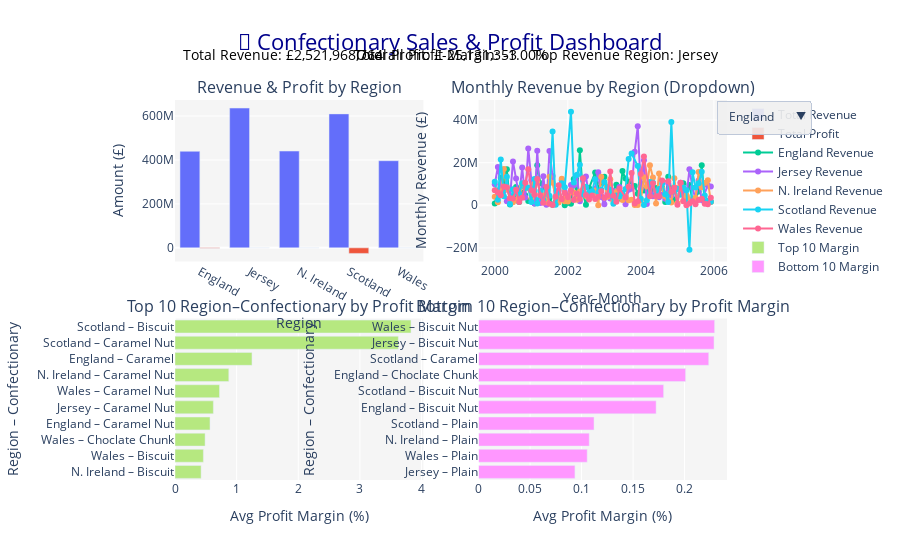

Here is the notebook cell this chart was saved with:
### Markdown cell above
#  INTERACTIVE DASHBOARD WITH CLEAR NARRATIVE

### Code cell
# INTERACTIVE DASHBOARD WITH EXTRA FEATURES

# KPIs (summary metrics) 
total_revenue = df["Revenue"].sum()
total_profit = df["Profit"].sum()
overall_margin = (total_profit / total_revenue) * 100

best_region_rev = regional_summary.loc[
    regional_summary["Total_Revenue"].idxmax(), "Region"
]
best_region_profit = regional_summary.loc[
    regional_summary["Total_Profit"].idxmax(), "Region"
]

regions = regional_summary["Region"].tolist()

from plotly.subplots import make_subplots
import plotly.graph_objects as go

fig = make_subplots(
    rows=2,
    cols=2,
    subplot_titles=(
        "Revenue & Profit by Region",
        "Monthly Revenue by Region (Dropdown)",
        "Top 10 Region–Confectionary by Profit Margin",
        "Bottom 10 Region–Confectionary by Profit Margin"
    ),
    vertical_spacing=0.15,
    horizontal_spacing=0.1
)


# PANEL 1 :REVENUE & PROFIT BY REGION

fig.add_trace(
    go.Bar(
        x=regional_summary["Region"],
        y=regional_summary["Total_Revenue"],
        name="Total Revenue",
        hovertemplate="<b>%{x}</b><br>Revenue: £%{y:,.0f}<extra></extra>"
    ),
    row=1, col=1
)

fig.add_trace(
    go.Bar(
        x=regional_summary["Region"],
        y=regional_summary["Total_Profit"],
        name="Total Profit",
        hovertemplate="<b>%{x}</b><br>Profit: £%{y:,.0f}<extra></extra>"
    ),
    row=1, col=1
)


# PANEL 2: MONTHLY REVENUE BY REGION (WITH DROPDOWN)


for region in regions:
    data_region = monthly_region[monthly_region["Region"] == region]
    fig.add_trace(
        go.Scatter(
            x=data_region["YearMonth"],
            y=data_region["Monthly_Revenue"],
            mode="lines+markers",
            name=f"{region} Revenue",
            hovertemplate="<b>%{x|%Y-%m}</b><br>Revenue: £%{y:,.0f}<extra></extra>"
        ),
        row=1, col=2
    )

n_bar_traces   = 2
n_line_traces  = len(regions)
n_other_traces = 2          # panels 3 & 4
total_traces   = n_bar_traces + n_line_traces + n_other_traces

buttons = []
for i, region in enumerate(regions):
    visible = [True] * n_bar_traces          # always show panel 1 bars
    # Panel 2: only the selected region’s line visible
    for j in range(n_line_traces):
        visible.append(j == i)
    # Panels 3 & 4: always visible
    visible.extend([True] * n_other_traces)

    buttons.append(
        dict(
            label=region,
            method="update",
            args=[
                {"visible": visible},
                {"title": f"🍬 Confectionary Dashboard – Focus on {region}"}
            ]
        )
    )


# PANEL 3: TOP 10 MARGIN COMBINATIONS

fig.add_trace(
    go.Bar(
        x=top10_margin["Avg_Profit_Margin"],
        y=top10_margin["Label"],
        orientation="h",
        name="Top 10 Margin",
        hovertemplate="<b>%{y}</b><br>Avg Margin: %{x:.2f}%<extra></extra>"
    ),
    row=2, col=1
)


# PANEL 4: BOTTOM 10 MARGIN COMBINATIONS

fig.add_trace(
    go.Bar(
        x=bottom10_margin["Avg_Profit_Margin"],
        y=bottom10_margin["Label"],
        orientation="h",
        name="Bottom 10 Margin",
        hovertemplate="<b>%{y}</b><br>Avg Margin: %{x:.2f}%<extra></extra>"
    ),
    row=2, col=2
)


# LAYOUT: DROPDOWN, TITLES, AXES

fig.update_layout(
    updatemenus=[
        dict(
            active=0,
            buttons=buttons,
            x=1.15,
            y=1.0,
            xanchor="right",
            yanchor="top",
            showactive=True,
            bgcolor="rgba(240,240,240,0.9)"
        )
    ],
    title=dict(
        text="🍬 Confectionary Sales & Profit Dashboard",
        x=0.5,
        xanchor="center",
        font=dict(size=22, color="darkblue")
    ),
    barmode="group",
    height=800,
    showlegend=True,
    plot_bgcolor="rgba(245,245,245,1)",
    paper_bgcolor="white"
)

fig.update_xaxes(title_text="Region", row=1, col=1)
fig.update_yaxes(title_text="Amount (£)", row=1, col=1)

fig.update_xaxes(title_text="Year-Month", row=1, col=2)
fig.update_yaxes(title_text="Monthly Revenue (£)", row=1, col=2)

fig.update_xaxes(title_text="Avg Profit Margin (%)", row=2, col=1)
fig.update_yaxes(title_text="Region – Confectionary", row=2, col=1)

fig.update_xaxes(title_text="Avg Profit Margin (%)", row=2, col=2)
fig.update_yaxes(title_text="Region – Confectionary", row=2, col=2)


# KPI ANNOTATIONS (TOP OF THE DASHBOARD)

fig.add_annotation(
    text=f"Total Revenue: £{total_revenue:,.0f}",
    xref="paper", yref="paper",
    x=0.01, y=1.15,
    showarrow=False,
    font=dict(size=14, color="black")
)

fig.add_annotation(
    text=f"Total Profit: £{total_profit:,.0f}",
    xref="paper", yref="paper",
    x=0.32, y=1.15,
    showarrow=False,
    font=dict(size=14, color="black")
)

fig.add_annotation(
    text=f"Overall Profit Margin: {overall_margin:.2f}%",
    xref="paper", yref="paper",
    x=0.68, y=1.15,
    showarrow=False,
    font=dict(size=14, color="black")
)

fig.add_annotation(
    text=f"Top Revenue Region: {best_region_rev}",
    xref="paper", yref="paper",
    x=0.99, y=1.15,
    showarrow=False,
    font=dict(size=14, color="black")
)

fig.show()

### Figure 1 — Plotly figure (JSON) as saved in the notebook; plotly's stock layout.template omitted (floating-point values rounded to 4 significant figures)
{"data": [{"hovertemplate": "<b>%{x}</b><br>Revenue: £%{y:,.0f}<extra></extra>", "name": "Total Revenue", "type": "bar", "x": ["England", "Jersey", "N. Ireland", "Scotland", "Wales"], "xaxis": "x", "y": [439300000.0, 636097786, 440400000.0, 609636969, 396500000.0], "yaxis": "y"}, {"hovertemplate": "<b>%{x}</b><br>Profit: £%{y:,.0f}<extra></extra>", "name": "Total Profit", "type": "bar", "x": ["England", "Jersey", "N. Ireland", "Scotland", "Wales"], "xaxis": "x", "y": [-2202000.0, 913700.0, 746995, -25310000.0, 723100.0], "yaxis": "y"}, {"hovertemplate": "<b>%{x|%Y-%m}</b><br>Revenue: £%{y:,.0f}<extra></extra>", "mode": "lines+markers", "name": "England Revenue", "type": "scatter", "x": ["2000-01-01T00:00:00", "2000-03-01T00:00:00", "2000-04-01T00:00:00", "2000-05-01T00:00:00", "2000-06-01T00:00:00", "2000-07-01T00:00:00", "2000-08-01T00:00:00", "2000-09-01T00:00:00", "2000-10-01T00:00:00", "2000-11-01T00:00:00", "2000-12-01T00:00:00", "2001-01-01T00:00:00", "2001-02-01T00:00:00", "2001-03-01T00:00:00", "2001-04-01T00:00:00", "2001-06-01T00:00:00", "2001-07-01T00:00:00", "2001-08-01T00:00:00", "2001-09-01T00:00:00", "2001-10-01T00:00:00", "2001-12-01T00:00:00", "2002-01-01T00:00:00", "2002-02-01T00:00:00", "2002-03-01T00:00:00", "2002-04-01T00:00:00", "2002-05-01T00:00:00", "2002-06-01T00:00:00", "2002-07-01T00:00:00", "2002-08-01T00:00:00", "2002-10-01T00:00:00", "2002-11-01T00:00:00", "2002-12-01T00:00:00", "2003-01-01T00:00:00", "2003-03-01T00:00:00", "2003-05-01T00:00:00", "2003-06-01T00:00:00", "2003-07-01T00:00:00", "2003-08-01T00:00:00", "2003-09-01T00:00:00", "2003-11-01T00:00:00", "2003-12-01T00:00:00", "2004-01-01T00:00:00", "2004-02-01T00:00:00", "2004-03-01T00:00:00", "2004-04-01T00:00:00", "2004-05-01T00:00:00", "2004-06-01T00:00:00", "2004-07-01T00:00:00", "2004-08-01T00:00:00", "2004-09-01T00:00:00", "2004-10-01T00:00:00", "2004-12-01T00:00:00", "2005-02-01T00:00:00", "2005-03-01T00:00:00", "2005-04-01T00:00:00", "2005-05-01T00:00:00", "2005-06-01T00:00:00", "2005-07-01T00:00:00", "2005-08-01T00:00:00", "2005-09-01T00:00:00", "2005-10-01T00:00:00", "2005-11-01T00:00:00", "2005-12-01T00:00:00"], "xaxis": "x2", "y": [816000.0, 12959943, 11220000.0, 16876432, 426000.0, 3909280, 8556000.0, 1592000.0, 5884000.0, 4660000.0, 2018000.0, 2356323, 796322, 18813672, 10404721, 5960761, 3407662, 299900.0, 1651000.0, 4688000.0, 73728, 1244360, 764289, 12340000.0, 4480278, 25840000.0, 5514000.0, 300800.0, 8088336, 15380000.0, 8125000.0, 10639793, 13390000.0, 3870000.0, 9653000.0, 3147076, 16060000.0, 12571616, 11098896, 9114000.0, 5428994, 10067842, 6950000.0, 7462000.0, 5909761, 7438000.0, 8133904, 7749267, 8253000.0, 1596000.0, 13360000.0, 2621161, 5350000.0, 10400000.0, 4509000.0, 9519000.0, 2276978, 3198000.0, 6504000.0, 18833130, 1278000.0, 1777000.0, 1677000.0], "yaxis": "y2"}, {"hovertemplate": "<b>%{x|%Y-%m}</b><br>Revenue: £%{y:,.0f}<extra></extra>", "mode": "lines+markers", "name": "Jersey Revenue", "type": "scatter", "x": ["2000-01-01T00:00:00", "2000-02-01T00:00:00", "2000-03-01T00:00:00", "2000-04-01T00:00:00", "2000-05-01T00:00:00", "2000-06-01T00:00:00", "2000-07-01T00:00:00", "2000-08-01T00:00:00", "2000-09-01T00:00:00", "2000-10-01T00:00:00", "2000-11-01T00:00:00", "2000-12-01T00:00:00", "2001-01-01T00:00:00", "2001-02-01T00:00:00", "2001-03-01T00:00:00", "2001-04-01T00:00:00", "2001-05-01T00:00:00", "2001-06-01T00:00:00", "2001-07-01T00:00:00", "2001-08-01T00:00:00", "2001-09-01T00:00:00", "2001-10-01T00:00:00", "2001-11-01T00:00:00", "2001-12-01T00:00:00", "2002-01-01T00:00:00", "2002-02-01T00:00:00", "2002-03-01T00:00:00", "2002-04-01T00:00:00", "2002-05-01T00:00:00", "2002-06-01T00:00:00", "2002-07-01T00:00:00", "2002-08-01T00:00:00", "2002-09-01T00:00:00", "2002-10-01T00:00:00", "2002-11-01T00:00:00", "2002-12-01T00:00:00", "2003-01-01T00:00:00", "2003-02-01T00:00:00", "2003-03-01T00:00:00", "2003-04-01T00:00:00", "2003-05-01T00:00:00", "2003-06-01T00:00:00", "2003-08-01T00:00:00", "2003-09-01T00:00:00", "2003-10-01T00:00:00", "2003-11-01T00:00:00", "2003-12-01T00:00:00", "2004-01-01T00:00:00", "2004-02-01T00:00:00", "2004-03-01T00:00:00", "2004-04-01T00:00:00", "2004-05-01T00:00:00", "2004-06-01T00:00:00", "2004-07-01T00:00:00", "2004-08-01T00:00:00", "2004-09-01T00:00:00", "2004-10-01T00:00:00", "2004-11-01T00:00:00", "2004-12-01T00:00:00", "2005-01-01T00:00:00", "2005-02-01T00:00:00", "2005-03-01T00:00:00", "2005-04-01T00:00:00", "2005-05-01T00:00:00", "2005-06-01T00:00:00", "2005-07-01T00:00:00", "2005-08-01T00:00:00", "2005-09-01T00:00:00", "2005-11-01T00:00:00", "2005-12-01T00:00:00"], "xaxis": "x2", "y": [9874000.0, 17990000.0, 8514724, 6758000.0, 1876900, 3274277, 20605930, 12610000.0, 4044168, 17760000.0, 3608387, 26710000.0, 11770000.0, 835396, 25580000.0, 1073000.0, 13660000.0, 226935, 25507919, 13700000.0, 669716, 7086000.0, 11820000.0, 6314769, 4691387, 9541000.0, 9405348, 14127993, 1912000.0, 11869951, 13580000.0, 4133033, 6408000.0, 7823209, 15530594, 3880000.0, 459684, 5433000.0, 3177000.0, 6729882, 4811054, 8559000.0, 510050, 7285000.0, 7778000.0, 25138870, 37120000.0, 8042000.0, 21120000.0, 551900.0, 9574278, 4284000.0, 6438000.0, 3780000.0, 4993654, 3100876, 10342298, 4496000.0, 8332000.0, 8063000.0, 10590000.0, 6385897, 3989000.0, 16970000.0, 8201000.0, 2825000.0, 11620000.0, 2531583, 9300000.0, 8801429], "yaxis": "y2"}, {"hovertemplate": "<b>%{x|%Y-%m}</b><br>Revenue: £%{y:,.0f}<extra></extra>", "mode": "lines+markers", "name": "N. Ireland Revenue", "type": "scatter", "x": ["2000-01-01T00:00:00", "2000-02-01T00:00:00", "2000-03-01T00:00:00", "2000-04-01T00:00:00", "2000-05-01T00:00:00", "2000-06-01T00:00:00", "2000-07-01T00:00:00", "2000-08-01T00:00:00", "2000-09-01T00:00:00", "2000-10-01T00:00:00", "2000-11-01T00:00:00", "2000-12-01T00:00:00", "2001-01-01T00:00:00", "2001-02-01T00:00:00", "2001-03-01T00:00:00", "2001-04-01T00:00:00", "2001-05-01T00:00:00", "2001-06-01T00:00:00", "2001-07-01T00:00:00", "2001-08-01T00:00:00", "2001-09-01T00:00:00", "2001-10-01T00:00:00", "2001-11-01T00:00:00", "2001-12-01T00:00:00", "2002-01-01T00:00:00", "2002-02-01T00:00:00", "2002-03-01T00:00:00", "2002-04-01T00:00:00", "2002-05-01T00:00:00", "2002-06-01T00:00:00", "2002-07-01T00:00:00", "2002-09-01T00:00:00", "2002-10-01T00:00:00", "2002-11-01T00:00:00", "2002-12-01T00:00:00", "2003-01-01T00:00:00", "2003-02-01T00:00:00", "2003-03-01T00:00:00", "2003-04-01T00:00:00", "2003-05-01T00:00:00", "2003-06-01T00:00:00", "2003-07-01T00:00:00", "2003-08-01T00:00:00", "2003-09-01T00:00:00", "2003-10-01T00:00:00", "2003-11-01T00:00:00", "2003-12-01T00:00:00", "2004-01-01T00:00:00", "2004-02-01T00:00:00", "2004-03-01T00:00:00", "2004-04-01T00:00:00", "2004-05-01T00:00:00", "2004-06-01T00:00:00", "2004-07-01T00:00:00", "2004-08-01T00:00:00", "2004-09-01T00:00:00", "2004-10-01T00:00:00", "2004-11-01T00:00:00", "2004-12-01T00:00:00", "2005-01-01T00:00:00", "2005-02-01T00:00:00", "2005-03-01T00:00:00", "2005-04-01T00:00:00", "2005-05-01T00:00:00", "2005-06-01T00:00:00", "2005-07-01T00:00:00", "2005-08-01T00:00:00", "2005-09-01T00:00:00", "2005-10-01T00:00:00", "2005-11-01T00:00:00", "2005-12-01T00:00:00"], "xaxis": "x2", "y": [4047000.0, 1463000.0, 6036692, 17005742, 7507000.0, 3407000.0, 1372524, 2473013, 3760000.0, 8893000.0, 10225861, 7951000.0, 3341000.0, 10110000.0, 11320000.0, 5410904, 4528104, 1438000.0, 13360000.0, 10578773, 4115000.0, 1258884, 12510000.0, 1944723, 1780000.0, 6426225, 5983736, 2609000.0, 6474000.0, 7178000.0, 4358000.0, 6165000.0, 6938000.0, 67600, 13379529, 10580000.0, 4015000.0, 12263496, 1998000.0, 6237000.0, 3744000.0, 2496645, 4223000.0, 2363000.0, 2589078, 182408, 178900.0, 2223393, 13190000.0, 8770000.0, 18810000.0, 13060000.0, 819025, 14887245, 7862000.0, 4184000.0, 2386000.0, 1360369, 12758508, 973000.0, 9504792, 2096979, 4648336, 2792000.0, 2371600, 3578192, 15600000.0, 8485000.0, 10520000.0, 11730000.0, 1557000.0], "yaxis": "y2"}, {"hovertemplate": "<b>%{x|%Y-%m}</b><br>Revenue: £%{y:,.0f}<extra></extra>", "mode": "lines+markers", "name": "Scotland Revenue", "type": "scatter", "x": ["2000-01-01T00:00:00", "2000-02-01T00:00:00", "2000-03-01T00:00:00", "2000-04-01T00:00:00", "2000-05-01T00:00:00", "2000-06-01T00:00:00", "2000-07-01T00:00:00", "2000-08-01T00:00:00", "2000-09-01T00:00:00", "2000-10-01T00:00:00", "2000-11-01T00:00:00", "2000-12-01T00:00:00", "2001-01-01T00:00:00", "2001-02-01T00:00:00", "2001-03-01T00:00:00", "2001-04-01T00:00:00", "2001-05-01T00:00:00", "2001-06-01T00:00:00", "2001-07-01T00:00:00", "2001-08-01T00:00:00", "2001-09-01T00:00:00", "2001-11-01T00:00:00", "2001-12-01T00:00:00", "2002-02-01T00:00:00", "2002-03-01T00:00:00", "2002-04-01T00:00:00", "2002-05-01T00:00:00", "2002-06-01T00:00:00", "2002-07-01T00:00:00", "2002-08-01T00:00:00", "2002-09-01T00:00:00", "2002-10-01T00:00:00", "2002-11-01T00:00:00", "2002-12-01T00:00:00", "2003-01-01T00:00:00", "2003-02-01T00:00:00", "2003-03-01T00:00:00", "2003-04-01T00:00:00", "2003-05-01T00:00:00", "2003-06-01T00:00:00", "2003-07-01T00:00:00", "2003-08-01T00:00:00", "2003-09-01T00:00:00", "2003-10-01T00:00:00", "2003-12-01T00:00:00", "2004-01-01T00:00:00", "2004-02-01T00:00:00", "2004-03-01T00:00:00", "2004-04-01T00:00:00", "2004-05-01T00:00:00", "2004-06-01T00:00:00", "2004-07-01T00:00:00", "2004-08-01T00:00:00", "2004-09-01T00:00:00", "2004-10-01T00:00:00", "2004-11-01T00:00:00", "2004-12-01T00:00:00", "2005-01-01T00:00:00", "2005-02-01T00:00:00", "2005-03-01T00:00:00", "2005-04-01T00:00:00", "2005-05-01T00:00:00", "2005-06-01T00:00:00", "2005-07-01T00:00:00", "2005-08-01T00:00:00", "2005-09-01T00:00:00", "2005-10-01T00:00:00", "2005-11-01T00:00:00", "2005-12-01T00:00:00"], "xaxis": "x2", "y": [11110000.0, 2573825, 21500000.0, 4237695, 13370000.0, 556500.0, 7559000.0, 5885476, 5478000.0, 10390000.0, 8111000.0, 8357241, 1548000.0, 12330754, 842724, 6864000.0, 2343000.0, 7026000.0, 4442000.0, 34650000.0, 243600.0, 10400000.0, 8517730, 43910000.0, 10720000.0, 14286926, 18990782, 4909000.0, 8692000.0, 5972000.0, 6539000.0, 12190000.0, 6136000.0, 7350750, 10940000.0, 8364000.0, 7268416, 752800.0, 4644025, 4186000.0, 5770404, 7660000.0, 21710000.0, 24340000.0, 18420000.0, 3129000.0, 85849, 2388000.0, 10920000.0, 10555352, 4983784, 7639000.0, 10150000.0, 5131000.0, 1503378, 39110000.0, 6366000.0, 7611000.0, 4982000.0, 8376000.0, 7021000.0, -20850000.0, 15480000.0, 8387000.0, 10360000.0, 15780000.0, 4615000.0, 2164000.0, 1656369], "yaxis": "y2"}, {"hovertemplate": "<b>%{x|%Y-%m}</b><br>Revenue: £%{y:,.0f}<extra></extra>", "mode": "lines+markers", "name": "Wales Revenue", "type": "scatter", "x": ["2000-01-01T00:00:00", "2000-02-01T00:00:00", "2000-03-01T00:00:00", "2000-04-01T00:00:00", "2000-05-01T00:00:00", "2000-06-01T00:00:00", "2000-07-01T00:00:00", "2000-08-01T00:00:00", "2000-09-01T00:00:00", "2000-10-01T00:00:00", "2000-11-01T00:00:00", "2000-12-01T00:00:00", "2001-01-01T00:00:00", "2001-02-01T00:00:00", "2001-03-01T00:00:00", "2001-04-01T00:00:00", "2001-05-01T00:00:00", "2001-06-01T00:00:00", "2001-07-01T00:00:00", "2001-08-01T00:00:00", "2001-09-01T00:00:00", "2001-10-01T00:00:00", "2001-11-01T00:00:00", "2001-12-01T00:00:00", "2002-01-01T00:00:00", "2002-02-01T00:00:00", "2002-03-01T00:00:00", "2002-04-01T00:00:00", "2002-05-01T00:00:00", "2002-06-01T00:00:00", "2002-07-01T00:00:00", "2002-08-01T00:00:00", "2002-09-01T00:00:00", "2002-10-01T00:00:00", "2002-11-01T00:00:00", "2002-12-01T00:00:00", "2003-01-01T00:00:00", "2003-02-01T00:00:00", "2003-03-01T00:00:00", "2003-04-01T00:00:00", "2003-05-01T00:00:00", "2003-06-01T00:00:00", "2003-08-01T00:00:00", "2003-09-01T00:00:00", "2003-10-01T00:00:00", "2003-11-01T00:00:00", "2003-12-01T00:00:00", "2004-01-01T00:00:00", "2004-02-01T00:00:00", "2004-04-01T00:00:00", "2004-05-01T00:00:00", "2004-06-01T00:00:00", "2004-07-01T00:00:00", "2004-08-01T00:00:00", "2004-10-01T00:00:00", "2004-11-01T00:00:00", "2004-12-01T00:00:00", "2005-01-01T00:00:00", "2005-02-01T00:00:00", "2005-03-01T00:00:00", "2005-04-01T00:00:00", "2005-05-01T00:00:00", "2005-06-01T00:00:00", "2005-07-01T00:00:00", "2005-08-01T00:00:00", "2005-09-01T00:00:00", "2005-10-01T00:00:00", "2005-11-01T00:00:00", "2005-12-01T00:00:00"], "xaxis": "x2", "y": [7100000.0, 6010000.0, 4714000.0, 8784000.0, 8459730, 3338000.0, 3236000.0, 7317000.0, 1574000.0, 3510000.0, 10540000.0, 16960000.0, 7048000.0, 4945467, 12320000.0, 4740000.0, 1245456, 8623000.0, 781250, 111392, 3995000.0, 9451000.0, 2857000.0, 5754977, 3759000.0, 7109000.0, 2494000.0, 5506000.0, 2985984, 12673048, 4881000.0, 2736000.0, 4585000.0, 2979000.0, 3963000.0, 6590000.0, 3521000.0, 4570322, 15900000.0, 4467000.0, 1715131, 7820000.0, 3674739, 8743000.0, 15141905, 868993, 1879730, 14710884, 22970000.0, 4260000.0, 10338264, 4208000.0, 4237074, 11650000.0, 11243049, 6284772, 8292000.0, 196000, 10640000.0, 1846881, 77284, 845649, 1894000.0, 501000.0, 2508243, 3064000.0, 690500.0, 486098, 3567000.0], "yaxis": "y2"}, {"hovertemplate": "<b>%{y}</b><br>Avg Margin: %{x:.2f}%<extra></extra>", "name": "Top 10 Margin", "orientation": "h", "type": "bar", "x": [0.423, 0.46, 0.4877, 0.5676, 0.6221, 0.7217, 0.8728, 1.249, 3.622, 3.828], "xaxis": "x3", "y": ["N. Ireland – Biscuit", "Wales – Biscuit", "Wales – Choclate Chunk", "England – Caramel Nut", "Jersey – Caramel Nut", "Wales – Caramel Nut", "N. Ireland – Caramel Nut", "England – Caramel", "Scotland – Caramel Nut", "Scotland – Biscuit"], "yaxis": "y3"}, {"hovertemplate": "<b>%{y}</b><br>Avg Margin: %{x:.2f}%<extra></extra>", "name": "Bottom 10 Margin", "orientation": "h", "type": "bar", "x": [0.09355, 0.1054, 0.1074, 0.1121, 0.1724, 0.1796, 0.201, 0.2235, 0.2286, 0.2292], "xaxis": "x4", "y": ["Jersey – Plain", "Wales – Plain", "N. Ireland – Plain", "Scotland – Plain", "England – Biscuit Nut", "Scotland – Biscuit Nut", "England – Choclate Chunk", "Scotland – Caramel", "Jersey – Biscuit Nut", "Wales – Biscuit Nut"], "yaxis": "y4"}], "layout": {"annotations": [{"font": {"size": 16}, "showarrow": false, "text": "Revenue & Profit by Region", "x": 0.225, "xanchor": "center", "xref": "paper", "y": 1, "yanchor": "bottom", "yref": "paper"}, {"font": {"size": 16}, "showarrow": false, "text": "Monthly Revenue by Region (Dropdown)", "x": 0.775, "xanchor": "center", "xref": "paper", "y": 1, "yanchor": "bottom", "yref": "paper"}, {"font": {"size": 16}, "showarrow": false, "text": "Top 10 Region–Confectionary by Profit Margin", "x": 0.225, "xanchor": "center", "xref": "paper", "y": 0.425, "yanchor": "bottom", "yref": "paper"}, {"font": {"size": 16}, "showarrow": false, "text": "Bottom 10 Region–Confectionary by Profit Margin", "x": 0.775, "xanchor": "center", "xref": "paper", "y": 0.425, "yanchor": "bottom", "yref": "paper"}, {"font": {"color": "black", "size": 14}, "showarrow": false, "text": "Total Revenue: £2,521,968,764", "x": 0.01, "xref": "paper", "y": 1.15, "yref": "paper"}, {"font": {"color": "black", "size": 14}, "showarrow": false, "text": "Total Profit: £-25,131,353", "x": 0.32, "xref": "paper", "y": 1.15, "yref": "paper"}, {"font": {"color": "black", "size": 14}, "showarrow": false, "text": "Overall Profit Margin: -1.00%", "x": 0.68, "xref": "paper", "y": 1.15, "yref": "paper"}, {"font": {"color": "black", "size": 14}, "showarrow": false, "text": "Top Revenue Region: Jersey", "x": 0.99, "xref": "paper", "y": 1.15, "yref": "paper"}], "autosize": true, "barmode": "group", "dragmode": "pan", "paper_bgcolor": "white", "plot_bgcolor": "rgba(245,245,245,1)", "showlegend": true, "title": {"font": {"color": "darkblue", "size": 22}, "text": "🍬 Confectionary Sales & Profit Dashboard", "x": 0.5, "xanchor": "center"}, "updatemenus": [{"active": 0, "bgcolor": "rgba(240,240,240,0.9)", "buttons": [{"args": [{"visible": [true, true, true, false, false, false, false, true, true]}, {"title": "🍬 Confectionary Dashboard – Focus on England"}], "label": "England", "method": "update"}, {"args": [{"visible": [true, true, false, true, false, false, false, true, true]}, {"title": "🍬 Confectionary Dashboard – Focus on Jersey"}], "label": "Jersey", "method": "update"}, {"args": [{"visible": [true, true, false, false, true, false, false, true, true]}, {"title": "🍬 Confectionary Dashboard – Focus on N. Ireland"}], "label": "N. Ireland", "method": "update"}, {"args": [{"visible": [true, true, false, false, false, true, false, true, true]}, {"title": "🍬 Confectionary Dashboard – Focus on Scotland"}], "label": "Scotland", "method": "update"}, {"args": [{"visible": [true, true, false, false, false, false, true, true, true]}, {"title": "🍬 Confectionary Dashboard – Focus on Wales"}], "label": "Wales", "method": "update"}], "showactive": true, "x": 1.15, "xanchor": "right", "y": 1, "yanchor": "top"}], "xaxis": {"anchor": "y", "autorange": true, "domain": [0, 0.45], "range": [-0.5, 4.5], "title": {"text": "Region"}, "type": "category"}, "xaxis2": {"anchor": "y2", "autorange": true, "domain": [0.55, 1], "range": ["1999-08-19 15:11:34.1827", "2006-04-14 08:48:25.8173"], "title": {"text": "Year-Month"}, "type": "date"}, "xaxis3": {"anchor": "y3", "autorange": true, "domain": [0, 0.45], "range": [0, 4.029], "title": {"text": "Avg Profit Margin (%)"}, "type": "linear"}, "xaxis4": {"anchor": "y4", "autorange": true, "domain": [0.55, 1], "range": [0, 0.2412], "title": {"text": "Avg Profit Margin (%)"}, "type": "linear"}, "yaxis": {"anchor": "x", "autorange": true, "domain": [0.575, 1], "range": [-62060000.0, 672800000.0], "title": {"text": "Amount (£)"}, "type": "linear"}, "yaxis2": {"anchor": "x2", "autorange": true, "domain": [0.575, 1], "range": [-25620000.0, 48680000.0], "title": {"text": "Monthly Revenue (£)"}, "type": "linear"}, "yaxis3": {"anchor": "x3", "autorange": true, "domain": [0, 0.425], "range": [-0.5, 9.5], "title": {"text": "Region – Confectionary"}, "type": "category"}, "yaxis4": {"anchor": "x4", "autorange": true, "domain": [0, 0.425], "range": [-0.5, 9.5], "title": {"text": "Region – Confectionary"}, "type": "category"}}}
